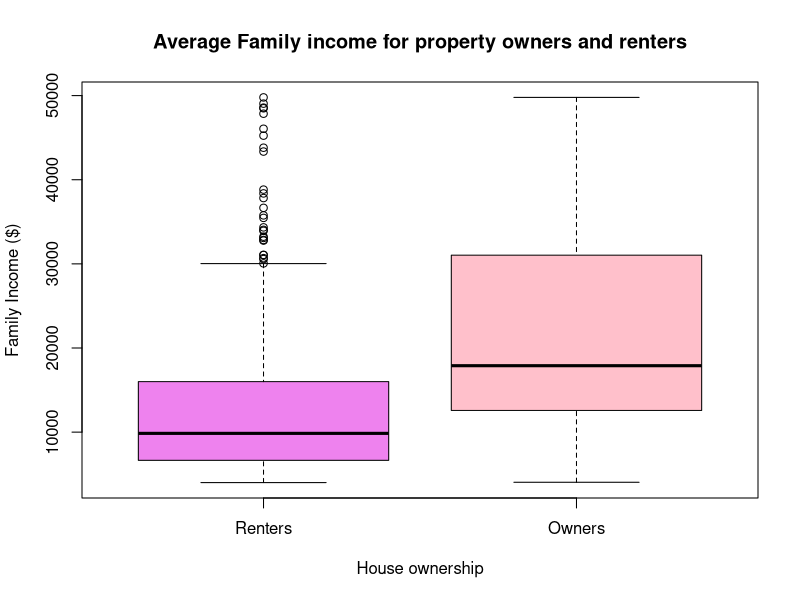

Reproduce this figure in R.
data <- read.csv("z5360526_z5360526-Assessment1Data.csv")



renters <- data[data$C_HomeOwnershipStatus == "N", ]

NROW(renters)
renters <- data[data$App_FrequencyOfDecline == "H", ]


renters <- renters[ ,6]



avg <- sum(renters)/NROW(renters)
avg

owners <- data[data$C_HomeOwnershipStatus == "Y", ]
owners <- owners[ ,6]
NROW(renters)

avg2 <- sum(owners)/NROW(owners)
avg2


boxplot(renters, owners, names = c("Renters", "Owners"), main = "Average Family income for property owners and renters", col = c("violet", "pink"), xlab = "House ownership", ylab = "Family Income ($)")
























